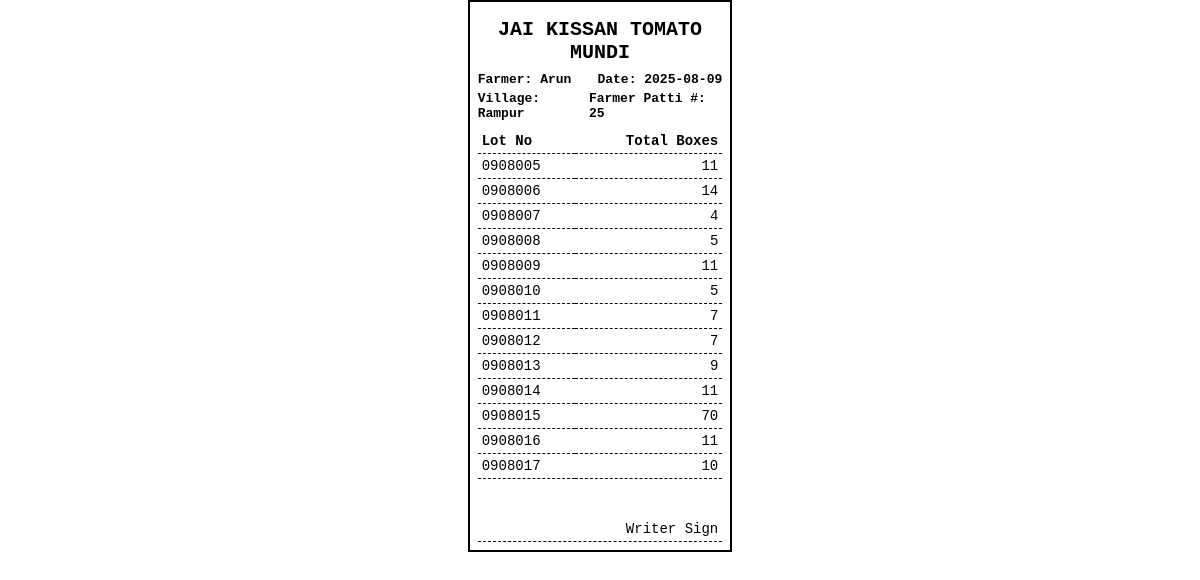
The page /receipt/farmer_pattis/17 on the database its author committed.
### app/models.py (models this page shows)
class LotInfo(db.Model):
    id = db.Column(db.Integer, primary_key=True)
    driver_patti_id = db.Column(db.Integer, db.ForeignKey('driver_patti.id'))
    farmer_id = db.Column(db.Integer, db.ForeignKey('farmer.id'))
    lot_number = db.Column(db.String(50))
    jk_boxes = db.Column(db.Integer)
    other_boxes = db.Column(db.Integer)
    transport_rate = db.Column(db.Float)
    total_boxes = db.Column(db.Integer)
    transport_amount = db.Column(db.Float)
    date = db.Column(db.String(20))

class Farmer(db.Model):
    id = db.Column(db.Integer, primary_key=True)
    name = db.Column(db.String(100), nullable=False)

class DriverPatti(db.Model):
    id = db.Column(db.Integer, primary_key=True)
    driver_id = db.Column(db.Integer, db.ForeignKey('driver.id'))
    transport_rate = db.Column(db.Float)
    date = db.Column(db.String)

class Driver(db.Model):
    id = db.Column(db.Integer, primary_key=True)
    name = db.Column(db.String(100), nullable=False)
    vehicle_number = db.Column(db.String(50))
    village = db.Column(db.String(100))
    default_rate = db.Column(db.Float)

### tables this page shows
CREATE TABLE farmer_patti (
    id INTEGER PRIMARY KEY AUTOINCREMENT,
    driver_patti_id INTEGER,
    farmer_id INTEGER,
    created_at TIMESTAMP DEFAULT CURRENT_TIMESTAMP,
    UNIQUE(driver_patti_id, farmer_id)
);

### app/routes.py (the view)
@main.route("/receipt/farmer_pattis/<int:driver_patti_id>")
def farmer_patti_receipts(driver_patti_id):
    db = get_db_connection()
    cur = db.cursor()
    rows = cur.execute("""
        SELECT
            li.lot_number,
            COALESCE(li.jk_boxes, 0) AS jk_boxes,
            COALESCE(li.other_boxes, 0) AS other_boxes,
            dp.date,
            d.village,                         -- from driver table
            f.name AS farmer_name,
            f.id   AS farmer_id,
            fp.id  AS farmer_patti_id          -- from farmer_patti table
        FROM lot_info li
        JOIN driver_patti dp ON li.driver_patti_id = dp.id
        JOIN driver d       ON dp.driver_id = d.id
        JOIN farmer f       ON f.id = li.farmer_id
        LEFT JOIN farmer_patti fp
               ON fp.driver_patti_id = li.driver_patti_id
              AND fp.farmer_id       = li.farmer_id
        WHERE li.driver_patti_id = ?
        ORDER BY f.name, li.lot_number
    """, (driver_patti_id,)).fetchall()
    farmer_lots = {}
    for r in rows:
        fid = r["farmer_id"]
        if fid not in farmer_lots:
            farmer_lots[fid] = {
                "farmer_name": r["farmer_name"],
                "village": r["village"],
                "farmer_patti_id": r["farmer_patti_id"],
                "date": r["date"],
                "lots": []
            }
        farmer_lots[fid]["lots"].append(r)
    return render_template("farmer_patti_receipt.html", farmer_lots=farmer_lots)

### app/routes.py (called while the page is built)
def get_db_connection():
    conn = sqlite3.connect(DB_PATH)
    conn.row_factory = sqlite3.Row  # Allows accessing columns by name
    return conn

### app/templates/farmer_patti_receipt.html (shortened to what this page needs)
<!DOCTYPE html>
<html>
<head>
</head>
<body onload="window.print()">
  {% for group in farmer_lots.values() %}
    <div class="receipt">
      <div class="receipt-content">
        <div class="receipt-header">Jai Kissan Tomato Mundi</div>
        <div class="header-line">
          <span>Farmer: {{ group.farmer_name }}</span>
          <span>Date: {{ group.date }}</span>
        </div>
        <div class="header-line">
          <span>Village: {{ group.village }}</span>
          <span>Farmer Patti #: {{ group.farmer_patti_id }}</span>
        </div>
        <table>
          <thead>
            <tr><th>Lot No</th><th class="right">Total Boxes</th></tr>
          </thead>
          <tbody>
            {% for lot in group.lots %}
              {% set lot_total = (lot.jk_boxes or 0) + (lot.other_boxes or 0) %}
              <tr>
                <td>{{ lot.lot_number }}</td>
                <td class="right">{{ lot_total }}</td>
              </tr>
            {% endfor %}
          </tbody>
        </table>
      </div>
      <div class="signature-section">
        <br><br>
        <table>
          <tr>
            <td class="right">Writer Sign</td>
          </tr>
        </table>
      </div>
    </div>
  {% endfor %}
</body>
</html>

### app/templates/farmer_patti_receipt.html (style rules this page uses)
body { font-family: monospace; width: 70mm; margin: 0 auto; }
.receipt { page-break-after: always; margin-bottom: 40px; min-height: 10cm; display: flex; flex-direction: column; border: 2px solid black; padding: 8px; }
.receipt-header { font-size: 20px; font-weight: bold; text-align: center; margin-top: 8px; margin-bottom: 8px; text-transform: uppercase; }
.receipt-content { flex-grow: 0; }
.signature-section { margin-top: auto; }
.header-line { display: flex; justify-content: space-between; font-weight: bold; margin: 4px 0; }
table { width: 100%; border-collapse: collapse; margin-top: 8px; }
th, td { border-bottom: 1px dashed #000; padding: 4px; font-size: 14px; text-align: left; }
.right { text-align: right; }

### rows shown on the page
LotInfo: farmer_name "Arun", date "2025-08-09", village "Rampur", farmer_patti_id "25", lot_number "0908005", lot_total "11"
LotInfo: lot_number "0908006", lot_total "14"
LotInfo: lot_number "0908007", lot_total "4"
LotInfo: lot_number "0908008", lot_total "5"
LotInfo: lot_number "0908009", lot_total "11"
LotInfo: lot_number "0908010", jk_boxes "5"
LotInfo: lot_number "0908011", lot_total "7"
LotInfo: lot_number "0908012", lot_total "7"
LotInfo: lot_number "0908013", lot_total "9"
LotInfo: lot_number "0908014", lot_total "11"
LotInfo: lot_number "0908015", lot_total "70"
LotInfo: lot_number "0908016", lot_total "11"
LotInfo: lot_number "0908017", lot_total "10"
